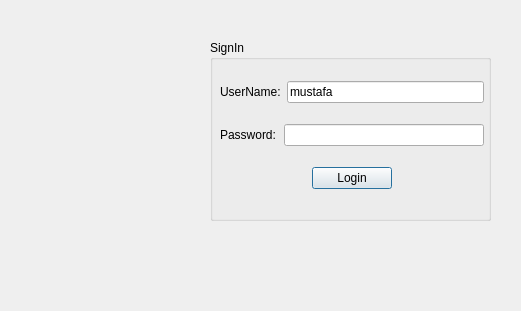
<?xml version="1.0" encoding="UTF-8"?>
<ui version="4.0">
 <class>loginPage</class>
 <widget class="QDialog" name="loginPage">
  <property name="geometry">
   <rect>
    <x>0</x>
    <y>0</y>
    <width>521</width>
    <height>311</height>
   </rect>
  </property>
  <property name="windowTitle">
   <string>Dialog</string>
  </property>
  <widget class="QLabel" name="LoginPageIcon">
   <property name="geometry">
    <rect>
     <x>20</x>
     <y>60</y>
     <width>181</width>
     <height>151</height>
    </rect>
   </property>
   <property name="palette">
    <palette>
     <active>
      <colorrole role="WindowText">
       <brush brushstyle="SolidPattern">
        <color alpha="255">
         <red>0</red>
         <green>0</green>
         <blue>0</blue>
        </color>
       </brush>
      </colorrole>
      <colorrole role="Button">
       <brush brushstyle="SolidPattern">
        <color alpha="255">
         <red>223</red>
         <green>223</green>
         <blue>223</blue>
        </color>
       </brush>
      </colorrole>
      <colorrole role="Light">
       <brush brushstyle="SolidPattern">
        <color alpha="255">
         <red>255</red>
         <green>255</green>
         <blue>255</blue>
        </color>
       </brush>
      </colorrole>
      <colorrole role="Midlight">
       <brush brushstyle="SolidPattern">
        <color alpha="255">
         <red>239</red>
         <green>239</green>
         <blue>239</blue>
        </color>
       </brush>
      </colorrole>
      <colorrole role="Dark">
       <brush brushstyle="SolidPattern">
        <color alpha="255">
         <red>111</red>
         <green>111</green>
         <blue>111</blue>
        </color>
       </brush>
      </colorrole>
      <colorrole role="Mid">
       <brush brushstyle="SolidPattern">
        <color alpha="255">
         <red>149</red>
         <green>149</green>
         <blue>149</blue>
        </color>
       </brush>
      </colorrole>
      <colorrole role="Text">
       <brush brushstyle="SolidPattern">
        <color alpha="255">
         <red>0</red>
         <green>0</green>
         <blue>0</blue>
        </color>
       </brush>
      </colorrole>
      <colorrole role="BrightText">
       <brush brushstyle="SolidPattern">
        <color alpha="255">
         <red>255</red>
         <green>255</green>
         <blue>255</blue>
        </color>
       </brush>
      </colorrole>
      <colorrole role="ButtonText">
       <brush brushstyle="SolidPattern">
        <color alpha="255">
         <red>0</red>
         <green>0</green>
         <blue>0</blue>
        </color>
       </brush>
      </colorrole>
      <colorrole role="Base">
       <brush brushstyle="SolidPattern">
        <color alpha="255">
         <red>255</red>
         <green>255</green>
         <blue>255</blue>
        </color>
       </brush>
      </colorrole>
      <colorrole role="Window">
       <brush brushstyle="SolidPattern">
        <color alpha="255">
         <red>223</red>
         <green>223</green>
         <blue>223</blue>
        </color>
       </brush>
      </colorrole>
      <colorrole role="Shadow">
       <brush brushstyle="SolidPattern">
        <color alpha="255">
         <red>0</red>
         <green>0</green>
         <blue>0</blue>
        </color>
       </brush>
      </colorrole>
      <colorrole role="AlternateBase">
       <brush brushstyle="SolidPattern">
        <color alpha="255">
         <red>239</red>
         <green>239</green>
         <blue>239</blue>
        </color>
       </brush>
      </colorrole>
      <colorrole role="ToolTipBase">
       <brush brushstyle="SolidPattern">
        <color alpha="255">
         <red>255</red>
         <green>255</green>
         <blue>220</blue>
        </color>
       </brush>
      </colorrole>
      <colorrole role="ToolTipText">
       <brush brushstyle="SolidPattern">
        <color alpha="255">
         <red>0</red>
         <green>0</green>
         <blue>0</blue>
        </color>
       </brush>
      </colorrole>
     </active>
     <inactive>
      <colorrole role="WindowText">
       <brush brushstyle="SolidPattern">
        <color alpha="255">
         <red>0</red>
         <green>0</green>
         <blue>0</blue>
        </color>
       </brush>
      </colorrole>
      <colorrole role="Button">
       <brush brushstyle="SolidPattern">
        <color alpha="255">
         <red>240</red>
         <green>240</green>
         <blue>240</blue>
        </color>
       </brush>
      </colorrole>
      <colorrole role="Light">
       <brush brushstyle="SolidPattern">
        <color alpha="255">
         <red>255</red>
         <green>255</green>
         <blue>255</blue>
        </color>
       </brush>
      </colorrole>
      <colorrole role="Midlight">
       <brush brushstyle="SolidPattern">
        <color alpha="255">
         <red>227</red>
         <green>227</green>
         <blue>227</blue>
        </color>
       </brush>
      </colorrole>
      <colorrole role="Dark">
       <brush brushstyle="SolidPattern">
        <color alpha="255">
         <red>160</red>
         <green>160</green>
         <blue>160</blue>
        </color>
       </brush>
      </colorrole>
      <colorrole role="Mid">
       <brush brushstyle="SolidPattern">
        <color alpha="255">
         <red>160</red>
         <green>160</green>
         <blue>160</blue>
        </color>
       </brush>
      </colorrole>
      <colorrole role="Text">
       <brush brushstyle="SolidPattern">
        <color alpha="255">
         <red>0</red>
         <green>0</green>
         <blue>0</blue>
        </color>
       </brush>
      </colorrole>
      <colorrole role="BrightText">
       <brush brushstyle="SolidPattern">
        <color alpha="255">
         <red>255</red>
         <green>255</green>
         <blue>255</blue>
        </color>
       </brush>
      </colorrole>
      <colorrole role="ButtonText">
       <brush brushstyle="SolidPattern">
        <color alpha="255">
         <red>0</red>
         <green>0</green>
         <blue>0</blue>
        </color>
       </brush>
      </colorrole>
      <colorrole role="Base">
       <brush brushstyle="SolidPattern">
        <color alpha="255">
         <red>255</red>
         <green>255</green>
         <blue>255</blue>
        </color>
       </brush>
      </colorrole>
      <colorrole role="Window">
       <brush brushstyle="SolidPattern">
        <color alpha="255">
         <red>240</red>
         <green>240</green>
         <blue>240</blue>
        </color>
       </brush>
      </colorrole>
      <colorrole role="Shadow">
       <brush brushstyle="SolidPattern">
        <color alpha="255">
         <red>105</red>
         <green>105</green>
         <blue>105</blue>
        </color>
       </brush>
      </colorrole>
      <colorrole role="AlternateBase">
       <brush brushstyle="SolidPattern">
        <color alpha="255">
         <red>245</red>
         <green>245</green>
         <blue>245</blue>
        </color>
       </brush>
      </colorrole>
      <colorrole role="ToolTipBase">
       <brush brushstyle="SolidPattern">
        <color alpha="255">
         <red>255</red>
         <green>255</green>
         <blue>220</blue>
        </color>
       </brush>
      </colorrole>
      <colorrole role="ToolTipText">
       <brush brushstyle="SolidPattern">
        <color alpha="255">
         <red>0</red>
         <green>0</green>
         <blue>0</blue>
        </color>
       </brush>
      </colorrole>
     </inactive>
     <disabled>
      <colorrole role="WindowText">
       <brush brushstyle="SolidPattern">
        <color alpha="255">
         <red>111</red>
         <green>111</green>
         <blue>111</blue>
        </color>
       </brush>
      </colorrole>
      <colorrole role="Button">
       <brush brushstyle="SolidPattern">
        <color alpha="255">
         <red>223</red>
         <green>223</green>
         <blue>223</blue>
        </color>
       </brush>
      </colorrole>
      <colorrole role="Light">
       <brush brushstyle="SolidPattern">
        <color alpha="255">
         <red>255</red>
         <green>255</green>
         <blue>255</blue>
        </color>
       </brush>
      </colorrole>
      <colorrole role="Midlight">
       <brush brushstyle="SolidPattern">
        <color alpha="255">
         <red>239</red>
         <green>239</green>
         <blue>239</blue>
        </color>
       </brush>
      </colorrole>
      <colorrole role="Dark">
       <brush brushstyle="SolidPattern">
        <color alpha="255">
         <red>111</red>
         <green>111</green>
         <blue>111</blue>
        </color>
       </brush>
      </colorrole>
      <colorrole role="Mid">
       <brush brushstyle="SolidPattern">
        <color alpha="255">
         <red>149</red>
         <green>149</green>
         <blue>149</blue>
        </color>
       </brush>
      </colorrole>
      <colorrole role="Text">
       <brush brushstyle="SolidPattern">
        <color alpha="255">
         <red>111</red>
         <green>111</green>
         <blue>111</blue>
        </color>
       </brush>
      </colorrole>
      <colorrole role="BrightText">
       <brush brushstyle="SolidPattern">
        <color alpha="255">
         <red>255</red>
         <green>255</green>
         <blue>255</blue>
        </color>
       </brush>
      </colorrole>
      <colorrole role="ButtonText">
       <brush brushstyle="SolidPattern">
        <color alpha="255">
         <red>111</red>
         <green>111</green>
         <blue>111</blue>
        </color>
       </brush>
      </colorrole>
      <colorrole role="Base">
       <brush brushstyle="SolidPattern">
        <color alpha="255">
         <red>223</red>
         <green>223</green>
         <blue>223</blue>
        </color>
       </brush>
      </colorrole>
      <colorrole role="Window">
       <brush brushstyle="SolidPattern">
        <color alpha="255">
         <red>223</red>
         <green>223</green>
         <blue>223</blue>
        </color>
       </brush>
      </colorrole>
      <colorrole role="Shadow">
       <brush brushstyle="SolidPattern">
        <color alpha="255">
         <red>0</red>
         <green>0</green>
         <blue>0</blue>
        </color>
       </brush>
      </colorrole>
      <colorrole role="AlternateBase">
       <brush brushstyle="SolidPattern">
        <color alpha="255">
         <red>245</red>
         <green>245</green>
         <blue>245</blue>
        </color>
       </brush>
      </colorrole>
      <colorrole role="ToolTipBase">
       <brush brushstyle="SolidPattern">
        <color alpha="255">
         <red>255</red>
         <green>255</green>
         <blue>220</blue>
        </color>
       </brush>
      </colorrole>
      <colorrole role="ToolTipText">
       <brush brushstyle="SolidPattern">
        <color alpha="255">
         <red>0</red>
         <green>0</green>
         <blue>0</blue>
        </color>
       </brush>
      </colorrole>
     </disabled>
    </palette>
   </property>
   <property name="text">
    <string/>
   </property>
  </widget>
  <widget class="QGroupBox" name="groupBox">
   <property name="geometry">
    <rect>
     <x>210</x>
     <y>40</y>
     <width>281</width>
     <height>181</height>
    </rect>
   </property>
   <property name="title">
    <string>SignIn</string>
   </property>
   <widget class="QWidget" name="layoutWidget">
    <property name="geometry">
     <rect>
      <x>10</x>
      <y>26</y>
      <width>264</width>
      <height>141</height>
     </rect>
    </property>
    <layout class="QVBoxLayout" name="verticalLayout">
     <item>
      <layout class="QHBoxLayout" name="horizontalLayout_2">
       <item>
        <widget class="QLabel" name="label">
         <property name="sizePolicy">
          <sizepolicy hsizetype="Preferred" vsizetype="Preferred">
           <horstretch>0</horstretch>
           <verstretch>0</verstretch>
          </sizepolicy>
         </property>
         <property name="text">
          <string>UserName:</string>
         </property>
        </widget>
       </item>
       <item>
        <widget class="QLineEdit" name="userName">
         <property name="text">
          <string>mustafa</string>
         </property>
        </widget>
       </item>
      </layout>
     </item>
     <item>
      <layout class="QHBoxLayout" name="horizontalLayout">
       <item>
        <widget class="QLabel" name="label_2">
         <property name="sizePolicy">
          <sizepolicy hsizetype="Preferred" vsizetype="Preferred">
           <horstretch>0</horstretch>
           <verstretch>0</verstretch>
          </sizepolicy>
         </property>
         <property name="minimumSize">
          <size>
           <width>58</width>
           <height>0</height>
          </size>
         </property>
         <property name="text">
          <string>Password:</string>
         </property>
        </widget>
       </item>
       <item>
        <widget class="QLineEdit" name="Password">
         <property name="inputMask">
          <string/>
         </property>
         <property name="echoMode">
          <enum>QLineEdit::Password</enum>
         </property>
        </widget>
       </item>
      </layout>
     </item>
     <item>
      <layout class="QHBoxLayout" name="horizontalLayout_3">
       <item>
        <spacer name="horizontalSpacer">
         <property name="orientation">
          <enum>Qt::Horizontal</enum>
         </property>
         <property name="sizeHint" stdset="0">
          <size>
           <width>40</width>
           <height>20</height>
          </size>
         </property>
        </spacer>
       </item>
       <item>
        <widget class="QPushButton" name="pushButton">
         <property name="text">
          <string>Login</string>
         </property>
        </widget>
       </item>
       <item>
        <spacer name="horizontalSpacer_2">
         <property name="orientation">
          <enum>Qt::Horizontal</enum>
         </property>
         <property name="sizeHint" stdset="0">
          <size>
           <width>40</width>
           <height>20</height>
          </size>
         </property>
        </spacer>
       </item>
      </layout>
     </item>
    </layout>
   </widget>
  </widget>
 </widget>
 <resources/>
 <connections/>
</ui>
